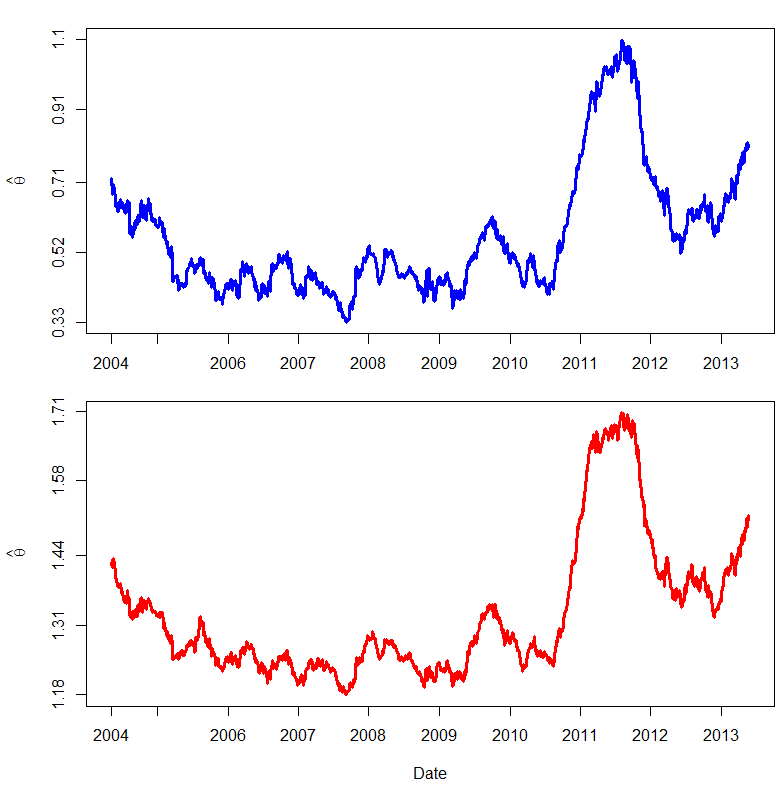

The script that drew this image:
# clear variables and close windows
rm(list = ls(all = TRUE))
graphics.off()

# set working directory
# setwd("C:/...")

# install and load packages
libraries = c("data.table", "fGarch", "copula")
lapply(libraries, function(x) if (!(x %in% installed.packages())) {
  install.packages(x)
})
lapply(libraries, library, quietly = TRUE, character.only = TRUE)

# load data
dataset = fread("2004-2014_dax_ftse.csv", select =  c("BAYER", "DEUTSCHE TELEKOM", "VOLKSWAGEN"))
dataset = as.data.frame(dataset)

# log-returns
X = lapply(dataset, 
           function(x){
             diff(log(x))
           })

X = as.data.frame(X)

r.window   = 250        # size of moving window
T.obs      = nrow(X)

# in these objects will be saved the estimation of the dependence parameter
par.clay.cop  = NULL
par.gum.cop   = NULL


dimen       = ncol(X)
gumbel.cop  = gumbelCopula(1.5, dim = dimen)
clayton.cop = claytonCopula(1.5, dim = dimen)


for (s in r.window:T.obs){
  X.part = X[(s - r.window + 1):s, ]
  
  garchModel = lapply(X.part, 
                      function(x){
                        garchFit(~garch(1, 1), data = x, trace = F)
                      })
  
  eps = lapply(garchModel, 
               function(x){
                 x@residuals/x@sigma.t
               })
  
  # making margins uniform, based on Ranks
  eps = lapply(eps, 
               function(x){
                 rank(x)/(r.window + 1)
               })
  
  eps = as.matrix(as.data.frame(eps))
  
  fit.ml.gumbel  = fitCopula(gumbel.cop, eps, method="mpl")@estimate
  fit.ml.clayton = fitCopula(clayton.cop, eps, method="mpl")@estimate
  
  par.gum.cop   = c(par.gum.cop, fit.ml.gumbel)
  par.clay.cop  = c(par.clay.cop, fit.ml.clayton)
  
  print(s) # control
}

# Date variable
data.time      = fread("2004-2014_dax_ftse.csv", select =  c("Date"))
data.time      = data.time$Date[-1]
data.time      = data.time[1:(T.obs - r.window + 1)]
data.time.Year = as.integer(format(as.Date(data.time, "%Y-%m-%d"), "%Y"))
date.ind       = which(c(1, diff(data.time.Year)) == 1)
date.labels    = data.time.Year[1]:(data.time.Year[1] + length(date.ind) - 1)

# Plot of the estimated dependence parameter
layout(matrix(c(1,2), 2, 1, byrow = FALSE))

par(mai = c(0.7, 0.9, 0.3, 0.1))
plot(par.clay.cop, type = "l", lwd = 3, xlab = "", ylab = expression(hat(theta)), col = "blue", axes = F, frame = T)
axis(1, date.ind, date.labels)
y.labels = c(round(seq(min(par.clay.cop), max(par.clay.cop), length = 5) * 100) / 100, 0 )
axis(2, y.labels, y.labels)

par(mai = c(1, 0.9, 0, 0.1))
plot(par.gum.cop, type = "l", lwd = 3, xlab = "Date", ylab = expression(hat(theta)), col = "red", axes = F, frame = T)
y.labels = c(round(seq(min(par.gum.cop), max(par.gum.cop), length = 5) * 100) / 100, 0 )
axis(1, date.ind, date.labels)
axis(2, y.labels, y.labels)
